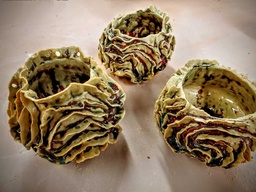
#> input picture split_and_merge/input.jpg, 256 x 192 px, shrunk from 1600 x 1200 before the run
$ jupyter execute final_split_and_merge.ipynb   (shell and % lines are left out)
#> lines starting #> are read from the running program, lines starting #| are printed output that depends on the picture
[cell 1]
import cv2
import numpy as np
import matplotlib.pyplot as plt
import os
import ipywidgets as widgets
from ipywidgets import interact, IntSlider, FloatSlider
from IPython.display import display

[cell 2]
class Region:
    def __init__(self, x, y, w, h, image):
        self.x, self.y, self.w, self.h = x, y, w, h
        patch = image[y:y+h, x:x+w]
        self.n = w * h
        self.sum = float(np.sum(patch))
        self.sum_sq = float(np.sum(patch.astype(np.float64)**2))
        self.update_stats()

    def update_stats(self):
        self.mean = self.sum / self.n
        var = (self.sum_sq - (self.sum**2)/self.n) / self.n
        self.var = max(0.0, var)
        self.std = np.sqrt(self.var)

def are_adjacent(r1, r2):
    vert = ((r1.x + r1.w == r2.x or r2.x + r2.w == r1.x)
            and not (r1.y + r1.h <= r2.y or r2.y + r2.h <= r1.y))
    horz = ((r1.y + r1.h == r2.y or r2.y + r2.h == r1.y)
            and not (r1.x + r1.w <= r2.x or r2.x + r2.w <= r1.x))
    return vert or horz

[cell 3]
def split_pass(region, split_threshold, min_size, image):
    if region.std <= split_threshold or region.w <= min_size or region.h <= min_size:
        return [region]
    hw, hh = region.w // 2, region.h // 2
    quads = [
        (region.x, region.y, hw, hh),
        (region.x+hw, region.y, region.w-hw, hh),
        (region.x, region.y+hh, hw, region.h-hh),
        (region.x+hw, region.y+hh, region.w-hw, region.h-hh),
    ]
    leaves = []
    for x, y, w, h in quads:
        if w > 0 and h > 0:
            leaves.extend(split_pass(Region(x, y, w, h, image), split_threshold, min_size, image))
    return leaves

def build_adjacency(regions):
    adj = [[] for _ in regions]
    for i in range(len(regions)):
        for j in range(i+1, len(regions)):
            if are_adjacent(regions[i], regions[j]):
                adj[i].append(j)
                adj[j].append(i)
    return adj

def merge_pass(regions, merge_threshold):
    parent = list(range(len(regions)))
    stats = [{'n': r.n, 'sum': r.sum, 'sum_sq': r.sum_sq} for r in regions]
    adj = build_adjacency(regions)

    def find(u):
        if parent[u] != u:
            parent[u] = find(parent[u])
        return parent[u]

    def union(u, v):
        ru, rv = find(u), find(v)
        if ru == rv:
            return False
        if ru > rv:
            ru, rv = rv, ru
        parent[rv] = ru
        s1, s2 = stats[ru], stats[rv]
        s1['n'] += s2['n']
        s1['sum'] += s2['sum']
        s1['sum_sq'] += s2['sum_sq']
        return True

    changed = True
    while changed:
        changed = False
        for i, nbrs in enumerate(adj):
            for j in nbrs:
                if i >= j:
                    continue
                ri, rj = find(i), find(j)
                if ri != rj:
                    s1, s2 = stats[ri], stats[rj]
                    n = s1['n'] + s2['n']
                    var = (s1['sum_sq'] + s2['sum_sq'] - (s1['sum'] + s2['sum'])**2 / n) / n
                    if np.sqrt(max(0, var)) <= merge_threshold:
                        if union(ri, rj):
                            changed = True

    groups = {}
    for idx, r in enumerate(regions):
        root = find(idx)
        groups.setdefault(root, []).append(r)
    return list(groups.values())

def visualize_segments(groups, shape):
    seg = np.zeros((shape[0], shape[1], 3), dtype=np.uint8)
    for group in groups:
        color = np.random.randint(50, 255, 3)
        for reg in group:
            seg[reg.y:reg.y+reg.h, reg.x:reg.x+reg.w] = color
    return seg

[cell 4]
def run_segmentation(gray_img, split_th, merge_th, min_sz):
    root = Region(0, 0, gray_img.shape[1], gray_img.shape[0], gray_img)
    leaves = split_pass(root, split_th, min_sz, gray_img)
    groups = merge_pass(leaves, merge_th)
    seg_img = visualize_segments(groups, gray_img.shape)
    return seg_img, len(groups)

[cell 5]
# Load image
ing = cv2.imread("input.jpg")
#> ing is the input picture: shape (192, 256, 3); mean B, G, R 97.7, 123.8, 145.1
if ing is None:
    raise FileNotFoundError("input.jpg not found in current directory")
gray = cv2.cvtColor(ing, cv2.COLOR_BGR2GRAY)
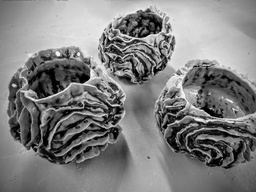
#> gray: shape (192, 256); min 0, max 251, mean 127.2
#> the sliders are set to split_th = 16, merge_th = 16, min_sz = 16, kernel_sz = 5, sigma = 1.0

[cell 6]
def interactive_segmentation(split_th, merge_th, min_sz, kernel_sz, sigma):
#> called with split_th = 16, merge_th = 16, min_sz = 16, kernel_sz = 5, sigma = 1
    if kernel_sz % 2 == 0:
        kernel_sz += 1  # ensure it's odd
    blurred = cv2.GaussianBlur(gray, (kernel_sz, kernel_sz), sigma)
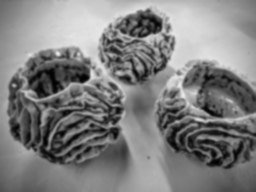
#> blurred: shape (192, 256); min 1, max 234, mean 127.2
    seg_img, seg_count = run_segmentation(blurred, split_th, merge_th, min_sz)
#> in __init__, `self.sum = float(np.sum(patch))`: self.sum = 6253871
#> in __init__, `self.sum_sq = float(np.sum(patch.astype(np.float64)**2))`: self.sum_sq = 935976195
#> in update_stats, `self.mean = self.sum / self.n`: self.mean = 127.2
#> in update_stats, `var = (self.sum_sq - (self.sum**2)/self.n) / self.n`: var = 2853.7
#> in update_stats, `self.std = np.sqrt(self.var)`: self.std = 53.42
#> the loop in split_pass, `for x, y, w, h in quads:` made 4 passes
#> pass 1, in __init__ (call 2), `patch = image[y:y+h, x:x+w]`:
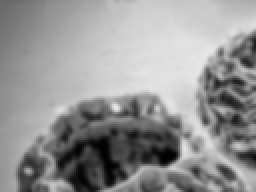
#> patch: shape (96, 128) (shown 2 times larger); min 1, max 231, mean 148.4
#> pass 1, in __init__ (call 3), `patch = image[y:y+h, x:x+w]`:
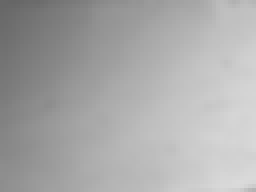
#> patch: shape (48, 64) (shown 4 times larger); min 102, max 218, mean 169.4
#> pass 1, in __init__ (call 4), `patch = image[y:y+h, x:x+w]`:
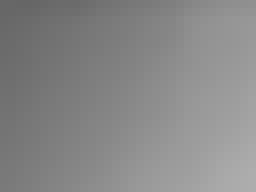
#> patch: shape (24, 32) (shown 8 times larger); min 102, max 173, mean 135.7
#> pass 1, in __init__ (call 9), `patch = image[y:y+h, x:x+w]`:
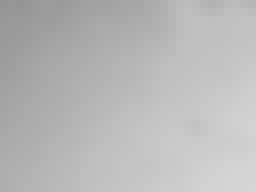
#> patch: shape (24, 32) (shown 8 times larger); min 147, max 213, mean 183.8
#> after the loop in visualize_segments, `for group in groups:`:
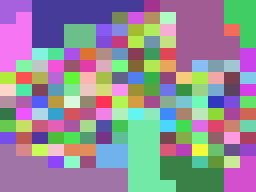
#> seg: shape (192, 256, 3); mean of channels 0, 1, 2 151.7, 140.2, 147.1; drawn as B, G, R

    plt.figure(figsize=(6, 6))
#> (this line was passed over: IPython is not available in this run)
    plt.imshow(cv2.cvtColor(seg_img, cv2.COLOR_BGR2RGB))
#> (this line was passed over: IPython is not available in this run)
    plt.title(f"Split={split_th}, Merge={merge_th}, Min={min_sz}, k={kernel_sz}, σ={sigma}\nSegments: {seg_count}")
#> (this line was passed over: IPython is not available in this run)
    plt.axis('off')
#> (this line was passed over: IPython is not available in this run)
    plt.show()

[cell 7]
interact(
    interactive_segmentation,
    split_th=IntSlider(min=2, max=40, step=1, value=16, description='Split Th'),
    merge_th=IntSlider(min=2, max=40, step=1, value=16, description='Merge Th'),
    min_sz=IntSlider(min=4, max=64, step=1, value=16, description='Min Size'),
    kernel_sz=IntSlider(min=1, max=21, step=2, value=5, description='Kernel Size'),
    sigma=FloatSlider(min=0.1, max=5.0, step=0.1, value=1.0, description='Sigma'),
)

[cell 8]
# 20 18 22 7 1.6

[cell 9]
import datetime

def save_segmentation_image(split_th, merge_th, min_sz, kernel_sz, sigma, filename=None):
#> called with split_th = 20, merge_th = 18, min_sz = 22, kernel_sz = 7, sigma = 1.6, filename = 'my_final_segmentation.jpg'
    if kernel_sz % 2 == 0:
        kernel_sz += 1
    blurred = cv2.GaussianBlur(gray, (kernel_sz, kernel_sz), sigma)
    seg_img, seg_count = run_segmentation(blurred, split_th, merge_th, min_sz)
#> call 2 of visualize_segments, with shape = (192, 256)
#> the loop in visualize_segments (call 2), `for group in groups:` made 144 passes
#> after the loop in visualize_segments (call 2), `for group in groups:`:
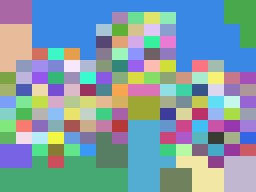
#> seg: shape (192, 256, 3); mean of channels 0, 1, 2 167.5, 156.9, 129.2; drawn as B, G, R

    # Varsayılan dosya ismi
    if filename is None:
        timestamp = datetime.datetime.now().strftime("%Y%m%d_%H%M%S")
        filename = f"seg_output_st{split_th}_mt{merge_th}_ms{min_sz}_k{kernel_sz}_s{sigma:.1f}_{timestamp}.jpg"

    output_path = os.path.join("outputs", filename)
    os.makedirs("outputs", exist_ok=True)
    cv2.imwrite(output_path, seg_img)
    print(f"✅ Saved segmentation to '{output_path}' with {seg_count} segments.")
#| ✅ Saved segmentation to 'outputs/my_final_segmentation.jpg' with 144 segments.
    return output_path

$ run again, with split_and_merge/indir.png saved as split_and_merge/input.jpg
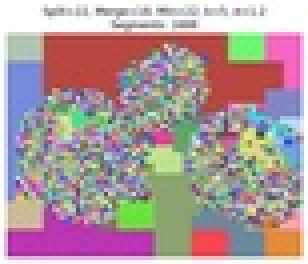
#> input picture split_and_merge/indir.png, 77 x 66 px, shrunk from 484 x 411 before the run (shown 4 times larger)
#> ing is the input picture: shape (66, 77, 3); mean B, G, R 156.6, 153.9, 174.7
#> in interactive_segmentation, `blurred = cv2.GaussianBlur(gray, (kernel_sz, kernel_sz), sigma)`:
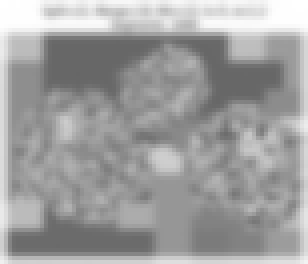
#> blurred: shape (66, 77) (shown 4 times larger); min 102, max 255, mean 159.7
#> self.sum = 811779
#> self.sum_sq = 137289877
#> self.mean = 159.7
#> var = 1499.3
#> self.std = 38.72
#> the loop in split_pass, `for x, y, w, h in quads:` made 4 passes
#> after the loop in split_pass, `for x, y, w, h in quads:`: leaves = 40 items
#> parent = 40 values from 0 to 39
#> stats = 40 items
#> adj = 40 items, first 6: [], [], [], [], [], []
#> the loop in build_adjacency, `for i in range(len(regions)):` made 40 passes
#> the loop in merge_pass, `for idx, r in enumerate(regions):` made 40 passes
#> the loop in visualize_segments, `for group in groups:` made 25 passes
#> the loop in build_adjacency (call 2), `for i in range(len(regions)):` made 13 passes
#> the loop in merge_pass (call 2), `for idx, r in enumerate(regions):` made 13 passes
#> the loop in visualize_segments (call 2), `for group in groups:` made 10 passes
#> after the loop in visualize_segments (call 2), `for group in groups:`:
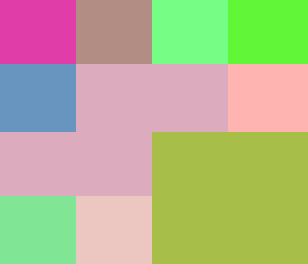
#> seg: shape (66, 77, 3) (shown 4 times larger); mean of channels 0, 1, 2 140.8, 182.1, 180.5; drawn as B, G, R
#| ✅ Saved segmentation to 'outputs/my_final_segmentation.jpg' with 10 segments.
